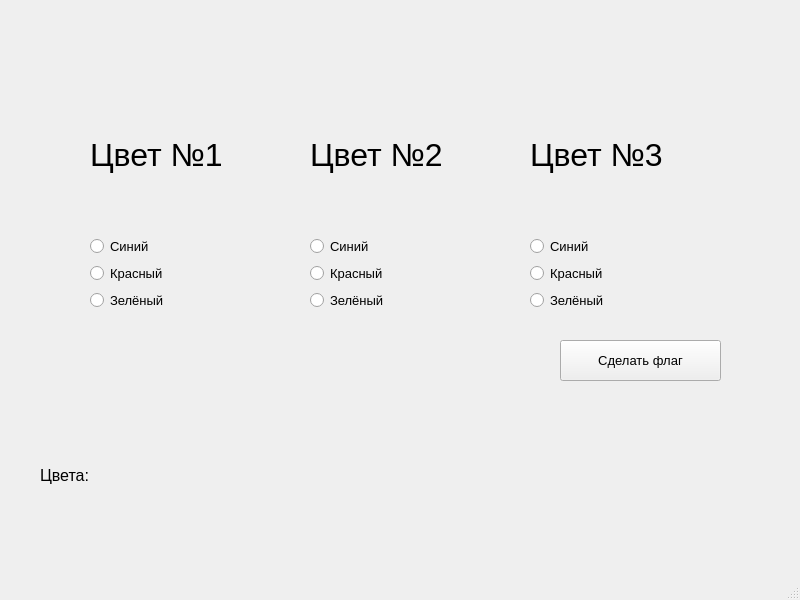
<?xml version="1.0" encoding="UTF-8"?>
<ui version="4.0">
 <class>MainWindow</class>
 <widget class="QMainWindow" name="MainWindow">
  <property name="geometry">
   <rect>
    <x>0</x>
    <y>0</y>
    <width>800</width>
    <height>600</height>
   </rect>
  </property>
  <property name="windowTitle">
   <string>MainWindow</string>
  </property>
  <widget class="QWidget" name="centralwidget">
   <widget class="QWidget" name="verticalLayoutWidget">
    <property name="geometry">
     <rect>
      <x>90</x>
      <y>80</y>
      <width>171</width>
      <height>231</height>
     </rect>
    </property>
    <layout class="QVBoxLayout" name="verticalLayout">
     <item>
      <widget class="QLabel" name="label">
       <property name="font">
        <font>
         <pointsize>24</pointsize>
        </font>
       </property>
       <property name="text">
        <string>Цвет №1</string>
       </property>
      </widget>
     </item>
     <item>
      <widget class="QRadioButton" name="blue1">
       <property name="font">
        <font>
         <pointsize>10</pointsize>
        </font>
       </property>
       <property name="text">
        <string>Синий</string>
       </property>
      </widget>
     </item>
     <item>
      <widget class="QRadioButton" name="red1">
       <property name="font">
        <font>
         <pointsize>10</pointsize>
        </font>
       </property>
       <property name="text">
        <string>Красный</string>
       </property>
      </widget>
     </item>
     <item>
      <widget class="QRadioButton" name="green1">
       <property name="font">
        <font>
         <pointsize>10</pointsize>
        </font>
       </property>
       <property name="text">
        <string>Зелёный</string>
       </property>
      </widget>
     </item>
    </layout>
   </widget>
   <widget class="QWidget" name="verticalLayoutWidget_2">
    <property name="geometry">
     <rect>
      <x>310</x>
      <y>80</y>
      <width>171</width>
      <height>231</height>
     </rect>
    </property>
    <layout class="QVBoxLayout" name="verticalLayout_3">
     <item>
      <widget class="QLabel" name="label_3">
       <property name="font">
        <font>
         <pointsize>24</pointsize>
        </font>
       </property>
       <property name="text">
        <string>Цвет №2</string>
       </property>
      </widget>
     </item>
     <item>
      <widget class="QRadioButton" name="blue2">
       <property name="font">
        <font>
         <pointsize>10</pointsize>
        </font>
       </property>
       <property name="text">
        <string>Синий</string>
       </property>
      </widget>
     </item>
     <item>
      <widget class="QRadioButton" name="red2">
       <property name="font">
        <font>
         <pointsize>10</pointsize>
        </font>
       </property>
       <property name="text">
        <string>Красный</string>
       </property>
      </widget>
     </item>
     <item>
      <widget class="QRadioButton" name="green2">
       <property name="font">
        <font>
         <pointsize>10</pointsize>
        </font>
       </property>
       <property name="text">
        <string>Зелёный</string>
       </property>
      </widget>
     </item>
    </layout>
   </widget>
   <widget class="QWidget" name="verticalLayoutWidget_3">
    <property name="geometry">
     <rect>
      <x>530</x>
      <y>80</y>
      <width>171</width>
      <height>231</height>
     </rect>
    </property>
    <layout class="QVBoxLayout" name="verticalLayout_4">
     <item>
      <widget class="QLabel" name="label_4">
       <property name="font">
        <font>
         <pointsize>24</pointsize>
        </font>
       </property>
       <property name="text">
        <string>Цвет №3</string>
       </property>
      </widget>
     </item>
     <item>
      <widget class="QRadioButton" name="blue3">
       <property name="font">
        <font>
         <pointsize>10</pointsize>
        </font>
       </property>
       <property name="text">
        <string>Синий</string>
       </property>
      </widget>
     </item>
     <item>
      <widget class="QRadioButton" name="red3">
       <property name="font">
        <font>
         <pointsize>10</pointsize>
        </font>
       </property>
       <property name="text">
        <string>Красный</string>
       </property>
      </widget>
     </item>
     <item>
      <widget class="QRadioButton" name="green3">
       <property name="font">
        <font>
         <pointsize>10</pointsize>
        </font>
       </property>
       <property name="text">
        <string>Зелёный</string>
       </property>
      </widget>
     </item>
    </layout>
   </widget>
   <widget class="QPushButton" name="btn">
    <property name="geometry">
     <rect>
      <x>560</x>
      <y>340</y>
      <width>161</width>
      <height>41</height>
     </rect>
    </property>
    <property name="font">
     <font>
      <pointsize>10</pointsize>
      <weight>50</weight>
      <bold>false</bold>
     </font>
    </property>
    <property name="text">
     <string>Сделать флаг</string>
    </property>
   </widget>
   <widget class="QLabel" name="colors">
    <property name="geometry">
     <rect>
      <x>40</x>
      <y>460</y>
      <width>681</width>
      <height>31</height>
     </rect>
    </property>
    <property name="font">
     <font>
      <pointsize>12</pointsize>
     </font>
    </property>
    <property name="text">
     <string>Цвета:</string>
    </property>
   </widget>
  </widget>
  <widget class="QMenuBar" name="menubar">
   <property name="geometry">
    <rect>
     <x>0</x>
     <y>0</y>
     <width>800</width>
     <height>26</height>
    </rect>
   </property>
  </widget>
  <widget class="QStatusBar" name="statusbar"/>
 </widget>
 <resources/>
 <connections/>
</ui>
